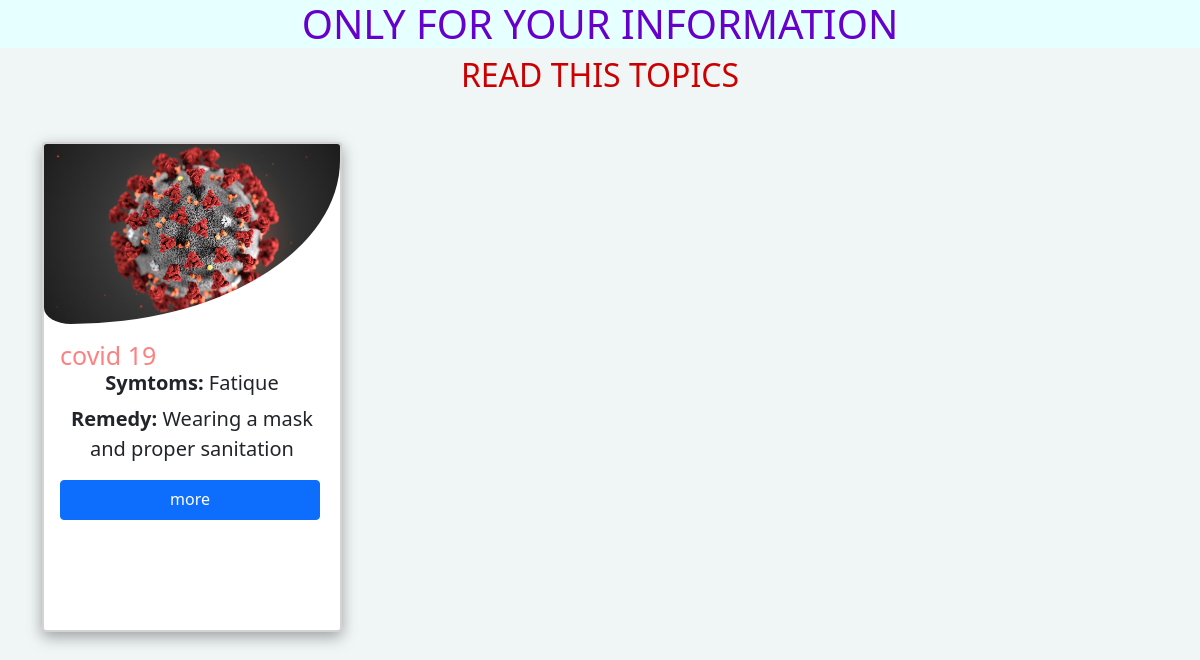
The page /mgmt_app/dispnewdiseasepatient/ on the database its author committed.
### mgmt_app/models.py (models this page shows)
class newdiseasesmodel(models.Model):
    dname=models.CharField(max_length=100)
    image=models.FileField(upload_to='mgmt_app/static')
    symtom=models.CharField(max_length=500)
    remedy=models.CharField(max_length=600)

### mgmt_app/views.py (the view)
# urls.py: path('dispnewdiseasepatient/',dispnewdiseasepatient),
def dispnewdiseasepatient(request):
    a=newdiseasesmodel.objects.all()
    id1=[]
    k=[]
    l=[]
    m=[]
    n=[]
    for i in a:
        id2=i.id
        id1.append(id2)
        a=i.dname
        k.append(a)
        b=str(i.image).split('/')[-1]
        l.append(b)
        c=i.symtom
        m.append(c)
        d=i.remedy
        n.append(d)
    pi=zip(id1,k,l,m,n)
    return render(request,'newdiseasedisppatient.html',{'pi':pi})

### mgmt_app/templates/newdiseasedisppatient.html (shortened to what this page needs)
<!DOCTYPE html>
{% load static %}
<html lang="en">
<head>
     <link href="https://cdn.jsdelivr.net/npm/bootstrap@5.0.2/dist/css/bootstrap.min.css" rel="stylesheet">
</head>
<body>
<h1>ONLY FOR YOUR INFORMATION</h1>
<h2>READ THIS TOPICS</h2>
<div class="container mt-5">
    {% for i,j,k,l,o in pi %}
  <div class="row">
    <div class="col-md-12">
        <div class="card" style="width:300px;height:490px;">
  <img src="{% static k %}" class="card-img-top">
  <div class="card-body">
    <h5 class="card-title">{{j}}</h5>
      <p class="card-text"><b>Symtoms:</b> {{l}}</p>
       <p class="card-text"><b>Remedy:</b> {{o}}</p>
     <a href="http://127.0.0.1:8000/mgmt_app/singledispdisease/{{i}}" class="btn btn-primary">more</a>
  </div>
</div>
     </div>
  </div>
    {% endfor %}
</div>
</body>
</html>

### mgmt_app/templates/newdiseasedisppatient.html (style rules this page uses)
* { padding:0px; margin:0px; box:border-box; }
body { background:#f0f5f5; }
img { height:180px; width:200px; border-radius:100% 10%; }
h5 { font-size:25px; color:#ff8080; }
p { margin-top:-10px; text-align:center; font-size:20px; }
.card { border:2px solid lightgrey; box-shadow: rgba(0, 0, 0, 0.35) 0px 5px 15px; }
.btn { height:40px; width:260px; }
h1 { color:#6600cc; text-align:center; background-color:#e6ffff; }
h2 { text-align:center; color:#cc0000; }

### rows shown on the page
newdiseasesmodel: pi "covid 19", pi "Fatique", pi "Wearing a mask and proper sanitation"
